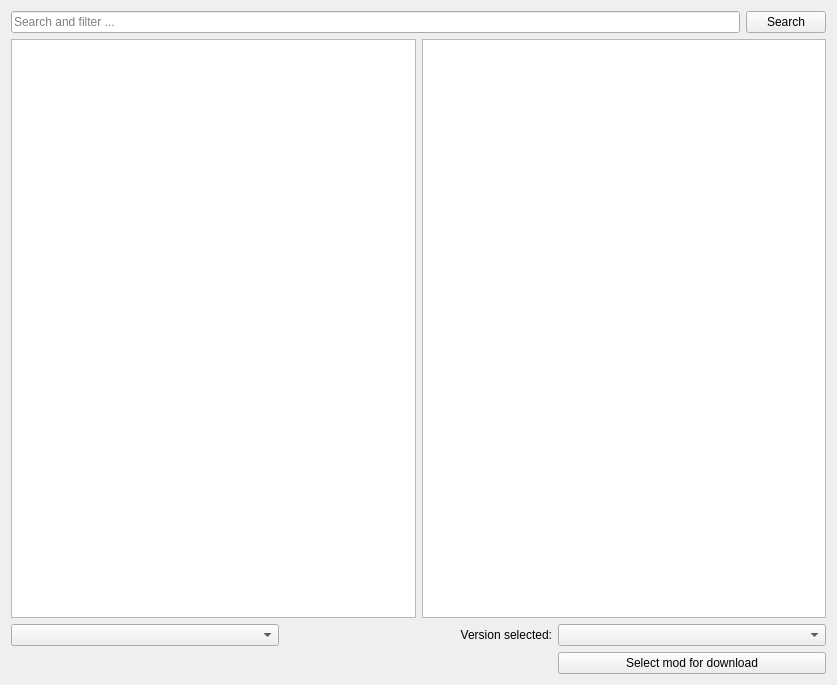
<?xml version="1.0" encoding="UTF-8"?>
<ui version="4.0">
 <class>FlameModPage</class>
 <widget class="QWidget" name="FlameModPage">
  <property name="geometry">
   <rect>
    <x>0</x>
    <y>0</y>
    <width>837</width>
    <height>685</height>
   </rect>
  </property>
  <layout class="QGridLayout" name="gridLayout">
   <item row="2" column="0" colspan="2">
    <layout class="QGridLayout" name="gridLayout_4" columnstretch="0,0,0" rowminimumheight="0,0,0" columnminimumwidth="0,0,0">
     <item row="1" column="2">
      <widget class="QComboBox" name="versionSelectionBox"/>
     </item>
     <item row="1" column="0">
      <widget class="QComboBox" name="sortByBox"/>
     </item>
     <item row="1" column="1">
      <widget class="QLabel" name="label">
       <property name="text">
        <string>Version selected:</string>
       </property>
       <property name="alignment">
        <set>Qt::AlignRight|Qt::AlignTrailing|Qt::AlignVCenter</set>
       </property>
      </widget>
     </item>
     <item row="2" column="2">
      <widget class="QPushButton" name="modSelectionButton">
       <property name="text">
        <string>Select mod for download</string>
       </property>
      </widget>
     </item>
    </layout>
   </item>
   <item row="0" column="0">
    <widget class="QLineEdit" name="searchEdit">
     <property name="placeholderText">
      <string>Search and filter ...</string>
     </property>
    </widget>
   </item>
   <item row="1" column="0" colspan="2">
    <layout class="QGridLayout" name="gridLayout_3">
     <item row="1" column="0">
      <widget class="QListView" name="packView">
       <property name="horizontalScrollBarPolicy">
        <enum>Qt::ScrollBarAlwaysOff</enum>
       </property>
       <property name="alternatingRowColors">
        <bool>true</bool>
       </property>
       <property name="iconSize">
        <size>
         <width>48</width>
         <height>48</height>
        </size>
       </property>
      </widget>
     </item>
     <item row="1" column="1">
      <widget class="QTextBrowser" name="packDescription">
       <property name="openExternalLinks">
        <bool>true</bool>
       </property>
       <property name="openLinks">
        <bool>true</bool>
       </property>
      </widget>
     </item>
    </layout>
   </item>
   <item row="0" column="1">
    <widget class="QPushButton" name="searchButton">
     <property name="text">
      <string>Search</string>
     </property>
    </widget>
   </item>
  </layout>
 </widget>
 <tabstops>
  <tabstop>searchEdit</tabstop>
  <tabstop>searchButton</tabstop>
  <tabstop>packView</tabstop>
  <tabstop>packDescription</tabstop>
  <tabstop>sortByBox</tabstop>
  <tabstop>versionSelectionBox</tabstop>
 </tabstops>
 <resources/>
 <connections/>
</ui>
